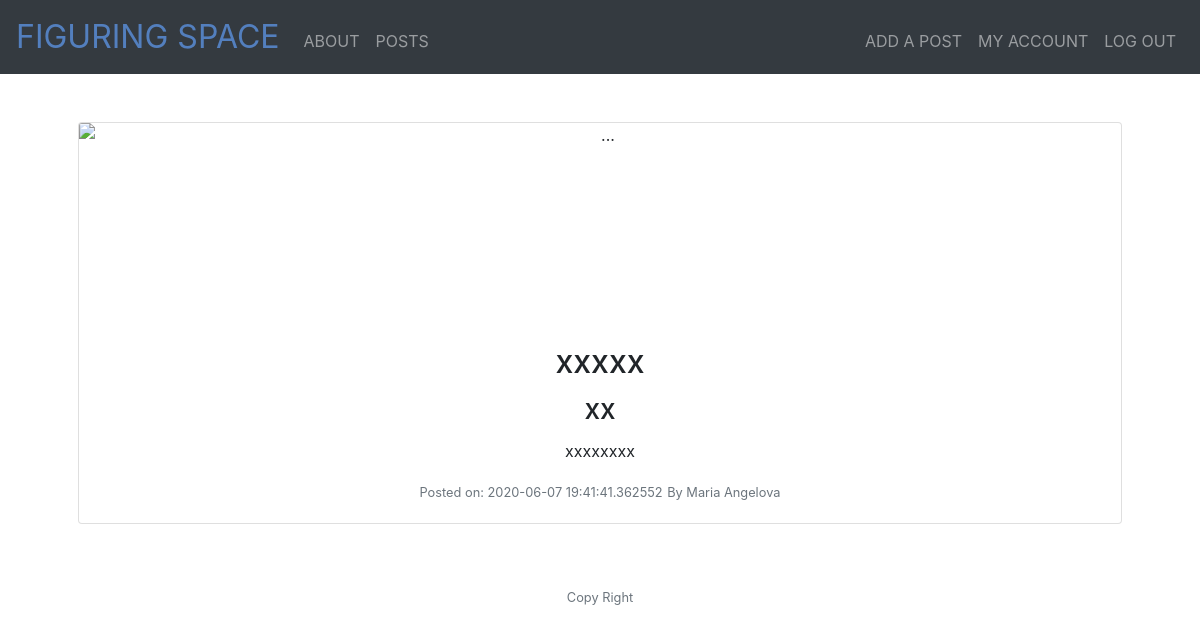
/post/12 (signed in), run on the app's committed database.
### app.py (models this page shows)
class Post(db.Model):
    id = db.Column(db.Integer, primary_key=True)
    title = db.Column(db.String(50))
    subtitle = db.Column(db.String(50))
    date_posted = db.Column(db.DateTime)
    content = db.Column(db.Text)
    author = db.Column(db.Integer, db.ForeignKey("user.id"))

class User(db.Model):
    id = db.Column(db.Integer, primary_key=True)
    first_name = db.Column(db.String(50))
    last_name = db.Column(db.String(50))
    email = db.Column(db.String(50))
    password = db.Column(db.String(20))
    registered = db.Column(db.DateTime)
    posts = db.relationship("Post", backref='user')

### app.py (the view)
@app.route('/post/<id>')
@login_required
def post(id):
    post = Post.query.filter_by(id=id).first()
    author = User.query.filter_by(id=post.author).first()
    return render_template("post.html", post=post, author=author)

### app.py (called while the page is built)
@app.after_request
def after_request(response):
    response.headers["Cache-Control"] = "no-cache, no-store, must-revalidate"
    response.headers["Expires"] = 0
    response.headers["Pragma"] = "no-cache"
    return response

### helper.py (called while the page is built)
def login_required(f):
    @wraps(f)
    def decorated_function(*args, **kwargs):
        if session.get("user_id") is None:
            return redirect("/login")
        return f(*args, **kwargs)
    return decorated_function

### templates/post.html
{% extends "layout.html" %} {% block main %}
<div class="card mb-3">
  <img
    src="https://media.sproutsocial.com/uploads/2017/02/10x-featured-social-media-image-size.png"
    class="card-img-top"
    alt="..."
    style="height: 200px;"
  />
  <div class="card-body">
    <h2 class="card-title">{{post.title}}</h2>
    <h3 class="card-title">{{post.subtitle}}</h3>
    <p class="card-text">
      {{post.content}}
    </p>
    <p class="card-text">
      <small class="text-muted">Posted on: {{post.date_posted}}</small>
      <small class="text-muted"
        >By {{author.first_name}} {{author.last_name}}</small
      >
    </p>
  </div>
</div>
{% endblock %}

### static/style.css (style rules this page uses)
main img { max-width: 100%; }

### data on the page
Post: title "xxxxx", subtitle "xx", content "xxxxxxxx", date_posted "2020-06-07 19:41:41.362552"
User: first_name "Maria", last_name "Angelova"
